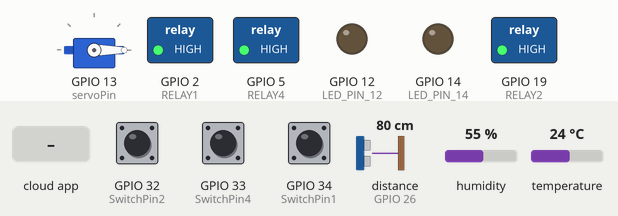
Recording of a sketch running on a simulated ESP32. Parts: servo, switched loads named in the sketch (green lamp = pin HIGH), output pins drawn as LEDs (lit = HIGH). The inputs (shaded band) are chosen by the test bench; at power-on: GPIO 32 (SwitchPin2) HIGH, GPIO 33 (SwitchPin4) HIGH, GPIO 34 (SwitchPin1) HIGH, distance to the obstacle (sensor on GPIO 26) 80 cm, humidity 55 %, temperature 24 °C. The echo pulse lasts 58.3 µs per cm; WiFi joins after 1.5 s; servers stay silent unless stated; the Firebase database answers and starts empty; pins used as bus, display or sensor lines are not drawn; what the sketch prints to the serial monitor is not drawn.

Above: at 2.7 s.
2.8 s: the phone or cloud app sets relay1 to 1
At 4.0 s:
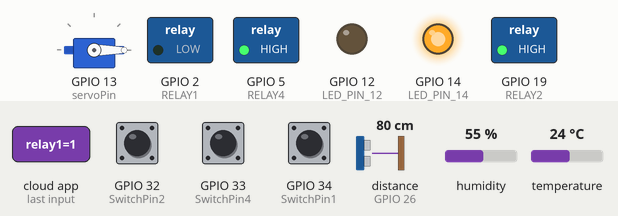
4.6 s: the phone or cloud app sets relay2 to 1
At 5.9 s:
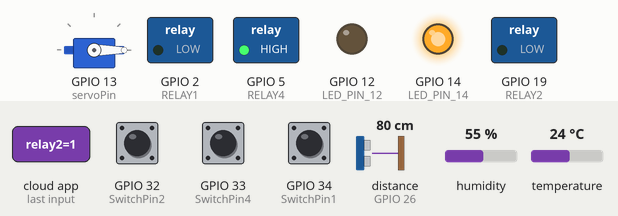
6.3 s: the phone or cloud app sets relay4 to 1
At 7.0 s:
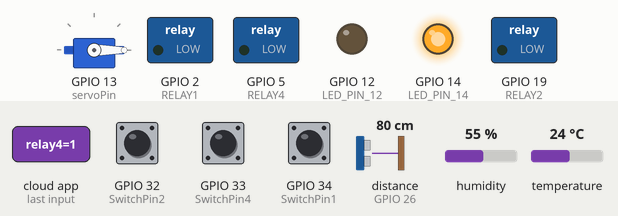
7.8 s: the phone or cloud app sets led to 1
At 8.9 s:
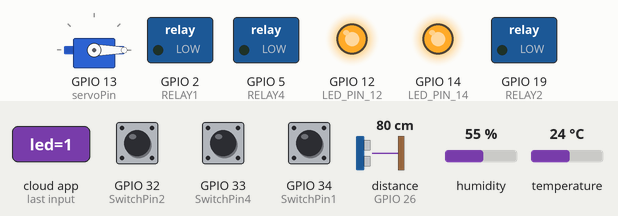
9.4 s: GPIO 32 (SwitchPin2) pulled LOW for 1 s
At 13.3 s:
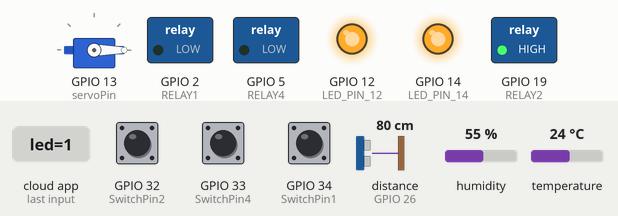
13.7 s: GPIO 33 (SwitchPin4) pulled LOW for 1 s
At 17.2 s:
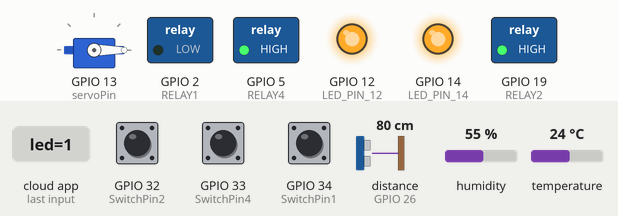
Timing chart, 0 to 18.7 s (numbered marks = the images above; inputs shaded):
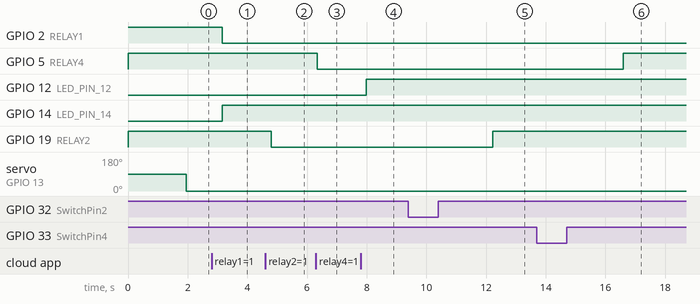

The sketch:

v3.ino
```cpp
/**********************************************************************************
 * TITLE: Firebase Web-UI + Sensor Hub + Servo
 *
 * This code merges three projects:
 * 1. Firebase 4-relay control with manual buttons.
 * 2. Sensor reading (DHT11, Ultrasonic) and LED control.
 * 3. Servo motor control via Firebase.
 *
 * FEATURES:
 * - 3 Relays (Pins 2, 19, 5) with 2-way Firebase sync and manual buttons.
 * - 1 Servo Motor (Pin 13) controlled by /relay3 path in Firebase.
 * - DHT11 Sensor (Pin 25) pushing Temp/Humidity to Firebase.
 * - Ultrasonic Sensor (Pins 27, 26) pushing distance (cm) to Firebase.
 * - LED 1 (Pin 12) controlled by /led variable in Firebase.
 * - LED 2 (Pin 14) controlled by /relay1 variable in Firebase.
 **********************************************************************************/

#include <WiFi.h>
#include <Firebase_ESP_Client.h>
#include <AceButton.h>
#include <DHT.h>
#include <ESP32Servo.h> // --- SERVO MERGE: Added Servo library ---

using namespace ace_button;

// --- Wi-Fi credentials ---
const char* ssid = "ysr_network";     // WiFi Name
const char* password = "1234567890";  // WiFi Password

// --- Firebase credentials ---
#define API_KEY "AIzaSyBwhAl9D7crGS_0vS1qhh4INrMEvXp0Wlk"
#define DATABASE_URL "https://tarp-aura-default-rtdb.asia-southeast1.firebasedatabase.app/"
#define USER_EMAIL "abc@gmail.com"
#define USER_PASSWORD "123456"

// --- Relay GPIOs (active LOW) ---
#define RELAY1 2
#define RELAY2 19
// #define RELAY3 18 // --- SERVO MERGE: This pin is now unused. Logic is replaced by servo.
#define RELAY4 5

// --- Button GPIOs ---

// !!!!! --- SERVO MERGE: PIN CONFLICT RESOLVED --- !!!!!
// Your new servo code required Pin 13.
// Your old code used Pin 13 for SwitchPin1.
// I have MOVED SwitchPin1 to GPIO 34 (a free pin).
// Pin 13 is now free for the servo.
//
#define SwitchPin1 34 // <--- MOVED PIN from 13.
// #define SwitchPin1 13 // Old pin
// !!!!! -------------------------------------------- !!!!!

#define SwitchPin2 32
// #define SwitchPin3 35 // --- SERVO MERGE: This button is now unused, as it controlled /relay3.
#define SwitchPin4 33

// --- Sensor & LED GPIOs ---
#define DHT_PIN 25
#define DHT_TYPE DHT11
#define TRIG_PIN 27
#define ECHO_PIN 26
#define LED_PIN_12 12
#define LED_PIN_14 14

// --- SERVO MERGE: Servo Pin Definition ---
static const int servoPin = 13; // As requested, using Pin 13

// --- Firebase Setup ---
FirebaseData fbdo;
FirebaseAuth auth;
FirebaseConfig config;

// --- AceButtons ---
AceButton button1(SwitchPin1);
AceButton button2(SwitchPin2);
// AceButton button3(SwitchPin3); // --- SERVO MERGE: Button 3 is no longer used.
AceButton button4(SwitchPin4);

// --- DHT Sensor ---
DHT dht(DHT_PIN, DHT_TYPE);

// --- SERVO MERGE: Servo Object ---
Servo servo1;
int currentServoPos = 90; // Holds the last known servo position

// --- Timer for non-blocking sensor reads ---
unsigned long lastSensorRead = 0;
const long sensorReadInterval = 5000; // 5 seconds

// --- Button Event Handler ---
void handleEvent(AceButton* button, uint8_t eventType, uint8_t /* buttonState */) {
  if (eventType != AceButton::kEventReleased) return;

  int id = button->getPin();
  bool currentState;
  bool newState;

  switch (id) {
    case SwitchPin1:
      currentState = (digitalRead(RELAY1) == LOW); // true if ON
      newState = !currentState; // Invert the state
      digitalWrite(RELAY1, newState ? LOW : HIGH);
      Firebase.RTDB.setBool(&fbdo, "/relay1", newState);
      break;

    case SwitchPin2:
      currentState = (digitalRead(RELAY2) == LOW);
      newState = !currentState;
      digitalWrite(RELAY2, newState ? LOW : HIGH);
      Firebase.RTDB.setBool(&fbdo, "/relay2", newState);
      break;

    /* --- SERVO MERGE: Removed Switch 3 Case ---
       This button is no longer used, as /relay3 is now
       an integer path for the servo, not a boolean for a relay.
    case SwitchPin3:
      currentState = (digitalRead(RELAY3) == LOW);
      newState = !currentState;
      digitalWrite(RELAY3, newState ? LOW : HIGH);
      Firebase.RTDB.setBool(&fbdo, "/relay3", newState);
      break;
    */

    case SwitchPin4:
      currentState = (digitalRead(RELAY4) == LOW);
      newState = !currentState;
      digitalWrite(RELAY4, newState ? LOW : HIGH);
      Firebase.RTDB.setBool(&fbdo, "/relay4", newState);
      break;
  }
}

// --- Sensor Reading Function ---
void readAndPushSensors() {
  Serial.println("Reading sensors...");

  // ----- 1. DHT11 Temperature & Humidity -----
  float humi = dht.readHumidity();
  float tempF = dht.readTemperature(); // Read as Fahrenheit

  if (isnan(tempF) || isnan(humi)) {
    Serial.println("Failed to read from DHT11 sensor!");
  } else {
    // Push to Firebase
    Firebase.RTDB.setInt(&fbdo, "/humidity", (int)humi);
    Firebase.RTDB.setInt(&fbdo, "/temperature", (int)tempF);
    Serial.printf("Pushed to Firebase: Humi: %d, Temp: %d\n", (int)humi, (int)tempF);
  }

  // ----- 2. Ultrasonic Distance Measurement -----
  long duration;
  float distanceCm;

  digitalWrite(TRIG_PIN, LOW);
  delayMicroseconds(2);
  digitalWrite(TRIG_PIN, HIGH);
  delayMicroseconds(10);
  digitalWrite(TRIG_PIN, LOW);

  duration = pulseIn(ECHO_PIN, HIGH, 30000);
  distanceCm = duration * 0.0343 / 2;

  Firebase.RTDB.setInt(&fbdo, "/ulsc", (int)distanceCm);
  Serial.printf("Pushed to Firebase: ulsc Distance: %.2f cm\n", distanceCm);
}

void setup() {
  Serial.begin(115200);

  // --- Setup relay pins ---
  pinMode(RELAY1, OUTPUT);
  pinMode(RELAY2, OUTPUT);
  // pinMode(RELAY3, OUTPUT); // --- SERVO MERGE: Pin 18 (RELAY3) is no longer used.
  pinMode(RELAY4, OUTPUT);
  digitalWrite(RELAY1, HIGH); // OFF
  digitalWrite(RELAY2, HIGH); // OFF
  // digitalWrite(RELAY3, HIGH); // --- SERVO MERGE: Pin 18 (RELAY3) is no longer used.
  digitalWrite(RELAY4, HIGH); // OFF

  // --- Setup button pins ---
  pinMode(SwitchPin1, INPUT_PULLUP);
  pinMode(SwitchPin2, INPUT_PULLUP);
  // pinMode(SwitchPin3, INPUT_PULLUP); // --- SERVO MERGE: Pin 35 (SwitchPin3) is no longer used.
  pinMode(SwitchPin4, INPUT_PULLUP);

  // --- Setup Sensor & LED pins ---
  dht.begin();
  pinMode(TRIG_PIN, OUTPUT);
  pinMode(ECHO_PIN, INPUT);
  pinMode(LED_PIN_12, OUTPUT);
  pinMode(LED_PIN_14, OUTPUT);
  digitalWrite(LED_PIN_12, LOW); // OFF
  digitalWrite(LED_PIN_14, LOW); // OFF

  // --- SERVO MERGE: Attach Servo ---
  servo1.attach(servoPin);
  servo1.write(currentServoPos); // Set servo to default 90-degree position on boot

  // --- Attach AceButtons ---
  ButtonConfig* config1 = button1.getButtonConfig();
  ButtonConfig* config2 = button2.getButtonConfig();
  // ButtonConfig* config3 = button3.getButtonConfig(); // --- SERVO MERGE: Button 3 is no longer used.
  ButtonConfig* config4 = button4.getButtonConfig();
  config1->setEventHandler(handleEvent);
  config2->setEventHandler(handleEvent);
  // config3->setEventHandler(handleEvent); // --- SERVO MERGE: Button 3 is no longer used.
  config4->setEventHandler(handleEvent);

  // --- Connect to Wi-Fi ---
  WiFi.begin(ssid, password);
  Serial.print("Connecting to Wi-Fi");
  while (WiFi.status() != WL_CONNECTED) {
    Serial.print(".");
    delay(500);
  }
  Serial.println(" Connected!");

  // --- Connect to Firebase ---
  config.api_key = API_KEY;
  auth.user.email = USER_EMAIL;
  auth.user.password = USER_PASSWORD;
  config.database_url = DATABASE_URL;
  Firebase.begin(&config, &auth);
  Firebase.reconnectWiFi(true);
}

void loop() {
  // --- 1. Check Firebase for remote updates ---
  if (Firebase.ready()) {
    bool r1, r2, r4, led_state; // Renamed led12_state to led_state

    // --- Relay 1 ---
    if (Firebase.RTDB.getBool(&fbdo, "/relay1")) {
      r1 = fbdo.boolData();
      digitalWrite(RELAY1, r1 ? LOW : HIGH); // Active LOW relay
      digitalWrite(LED_PIN_14, r1 ? HIGH : LOW);
    }

    // --- Relay 2 ---
    if (Firebase.RTDB.getBool(&fbdo, "/relay2")) {
      r2 = fbdo.boolData();
      digitalWrite(RELAY2, r2 ? LOW : HIGH);
    }

    // --- SERVO (replaces Relay 3) ---
    // We now read /relay3 as an INTEGER (0-180) to control the servo
    if (Firebase.RTDB.getInt(&fbdo, "/relay3")) {
      int newPos = fbdo.intData();

      // Safety check to ensure value is within servo range (0-180)
      if (newPos >= 0 && newPos <= 180) {

        // Only write to the servo if the position has actually changed
        if (newPos != currentServoPos) {
          currentServoPos = newPos;
          servo1.write(currentServoPos);
          Serial.printf("Servo position updated from Firebase: %d\n", currentServoPos);
        }
      } else {
        Serial.printf("Received invalid servo position from Firebase: %d\n", newPos);
      }
    }
    /* --- SERVO MERGE: Old Relay 3 logic removed ---
    if (Firebase.RTDB.getBool(&fbdo, "/relay3")) {
      r3 = fbdo.boolData();
      digitalWrite(RELAY3, r3 ? LOW : HIGH);
    }
    */

    // --- Relay 4 ---
    if (Firebase.RTDB.getBool(&fbdo, "/relay4")) {
      r4 = fbdo.boolData();
      digitalWrite(RELAY4, r4 ? LOW : HIGH);
    }

    // --- LED 12 (from /led) ---
    if (Firebase.RTDB.getBool(&fbdo, "/led")) {
      led_state = fbdo.boolData();
      digitalWrite(LED_PIN_12, led_state ? HIGH : LOW);
    }

    // --- 2. Push Sensor Data (on interval) ---
    if (millis() - lastSensorRead > sensorReadInterval) {
      lastSensorRead = millis();
      readAndPushSensors();
    }
  }

  // --- 3. Check for manual button presses ---
  button1.check();
  button2.check();
  // button3.check(); // --- SERVO MERGE: Button 3 is no longer used.
  button4.check();

  // --- SERVO MERGE: Remove servo sweep loops ---
  // The original servo sweep loops from your example are removed.
  // The servo now ONLY moves when it gets a new value from Firebase.
}
```

Measured:
- after the input at 2.8 s, GPIO 2 (RELAY1): HIGH → LOW after 0.35 s; GPIO 14 (LED_PIN_14): LOW → HIGH after 0.35 s
- after the input at 4.6 s, GPIO 19 (RELAY2): HIGH → LOW after 0.21 s
- after the input at 6.3 s, GPIO 5 (RELAY4): HIGH → LOW at once
- after the input at 7.8 s, GPIO 12 (LED_PIN_12): LOW → HIGH after 0.19 s
- after the input at 9.4 s, GPIO 19 (RELAY2): LOW → HIGH after 2.8 s
- after the input at 13.7 s, GPIO 5 (RELAY4): LOW → HIGH after 2.9 s
